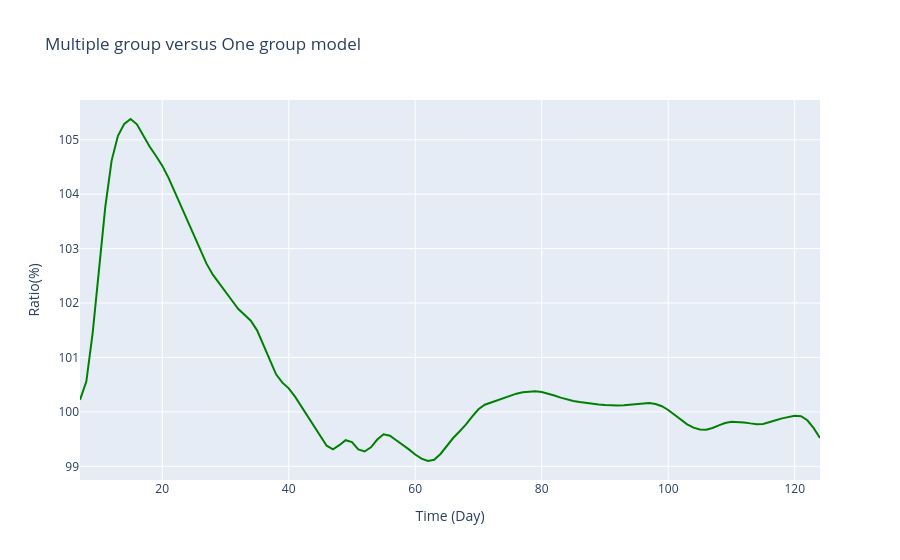
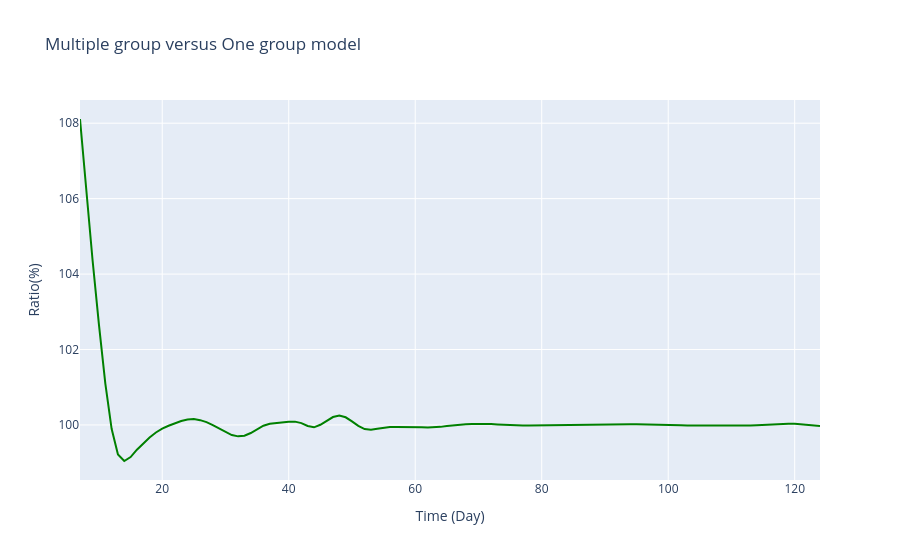
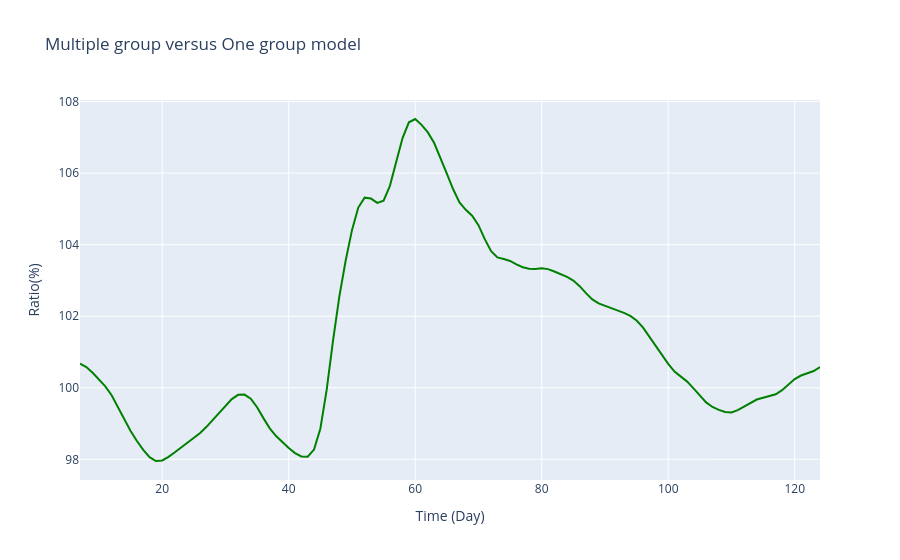
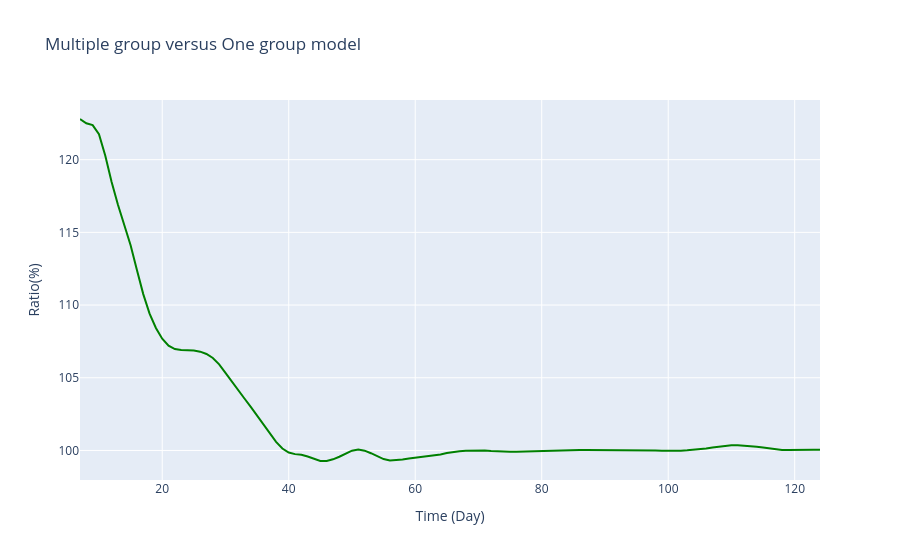

The notebook cell these images were saved under, in order:
### Markdown cell above
## Divergence of Means

### Code cell
uni_post_dist = []
multi_post_dist = []

for _ in range(len(contact_matrix)):
    mean_ratios = []
    uni_rate = []
    multi_rate = []
    shape = []
    for t in np.arange(R_t_start, num_timepoints):
        shape.append( a + math.fsum(agg_cases[_][(t-tau):(t+1)]))
        uni_cat_sum_var = 0
        for k in range(t-tau,t+1):
            if k > len(average_serial_interval):
                vec1 = agg_cases[_][(k-1):(k - len(average_serial_interval) - 1):-1] # I_(k-1), ... , I_0
                vec2 = average_serial_interval[:k] # w_1, ... , w_k
            else:
                vec1 = agg_cases[_][(k-1)::-1] # I_(k-1), ... , I_0
                vec2 = average_serial_interval[:k] # w_1, ... , w_k
            uni_cat_sum_var += math.fsum(np.multiply(vec1,vec2))/np.sum(average_serial_interval)
        uni_cat_rate = b + uni_cat_sum_var

        multi_cat_sum_var = 0
        for k_inx, k in enumerate(range(t-tau,t+1)):
            sub_sum_i = 0
            for i in range(num_categories):
                for j in range(num_categories):
                    if k > serial_intervals.shape[1]:
                        vec1 = desagg_cases[_][(k-1):(k - serial_intervals.shape[1] - 1):-1, j] # I_(k-1), ... , I_0
                        vec2 = serial_intervals[j, :k] # w_1, ... , w_k
                    else:
                        vec1 = desagg_cases[_][(k-1)::-1, j] # I_(k-1), ... , I_0
                        vec2 = serial_intervals[j, :k] # w_1, ... , w_k
                    sub_sum_j = math.fsum(np.multiply(vec1,vec2))/np.sum(serial_intervals[j,:])
                    sub_sum_j *= contact_matrix[_][i, j] * transmissibility[j]
                    sub_sum_i += sub_sum_j
            multi_cat_sum_var += sub_sum_i  # vector of sum^k_{s=0} w_s I_{k-s}
            # print(multi_cat_sum_var)
        multi_cat_rate = b + (multi_cat_sum_var/spec_radius[_])

        mean_ratios.append(uni_cat_rate / multi_cat_rate)
        uni_rate.append(uni_cat_rate)
        multi_rate.append(multi_cat_rate)

    mean_ratio = pd.DataFrame({
        'Time Points': np.arange(R_t_start, num_timepoints),
        'R_t': 100 * np.asarray(mean_ratios)
    })

    # Tests
    i + tau == num_timepoints
    len(shape) == num_timepoints - tau
    len(uni_rate) == num_timepoints - tau
    len(multi_rate) == num_timepoints - tau

    mean_uni = np.divide(shape, uni_rate)
    mean_multi = np.divide(shape, multi_rate)

    uni_post_dist.append(scipy.stats.gamma(shape,scale = 1/np.array(uni_rate)))
    uni_post_dist_interval = uni_post_dist[_].interval(.95)

    multi_post_dist.append(scipy.stats.gamma(shape,scale = 1/np.array(multi_rate)))
    multi_post_dist_interval = multi_post_dist[_].interval(.95)

    fig = ReproductionNumberPlot()

    fig.add_ground_truth_rt(mean_ratio)    
    fig.update_labels(time_label='Time (Day)', r_label='Ratio(%)')
    fig.figure.update_layout(title_text='Multiple group versus One group model')

    fig.show_figure()

### Figure 1 — Plotly figure (JSON) as saved in the notebook; plotly's stock layout.template omitted (floating-point values rounded to 4 significant figures)
{"data": [{"line": {"color": "green"}, "mode": "lines", "name": "True R", "type": "scatter", "x": [7, 8, 9, 10, 11, 12, 13, 14, 15, 16, 17, 18, 19, 20, 21, 22, 23, 24, 25, 26, 27, 28, 29, 30, 31, 32, 33, 34, 35, 36, 37, 38, 39, 40, 41, 42, 43, 44, 45, 46, 47, 48, 49, 50, 51, 52, 53, 54, 55, 56, 57, 58, 59, 60, 61, 62, 63, 64, 65, 66, 67, 68, 69, 70, 71, 72, 73, 74, 75, 76, 77, 78, 79, 80, 81, 82, 83, 84, 85, 86, 87, 88, 89, 90, 91, 92, 93, 94, 95, 96, 97, 98, 99, 100, 101, 102, 103, 104, 105, 106, 107, 108, 109, 110, 111, 112, 113, 114, 115, 116, 117, 118, 119, 120, 121, 122, 123, 124], "y": [100.2, 100.6, 101.4, 102.6, 103.8, 104.6, 105.1, 105.3, 105.4, 105.3, 105.1, 104.9, 104.7, 104.5, 104.3, 104.0, 103.8, 103.5, 103.3, 103.0, 102.7, 102.5, 102.4, 102.2, 102.1, 101.9, 101.8, 101.7, 101.5, 101.2, 100.9, 100.7, 100.5, 100.4, 100.3, 100.1, 99.92, 99.74, 99.54, 99.38, 99.31, 99.39, 99.48, 99.44, 99.31, 99.27, 99.35, 99.49, 99.59, 99.56, 99.48, 99.4, 99.31, 99.22, 99.14, 99.1, 99.12, 99.23, 99.38, 99.52, 99.64, 99.76, 99.91, 100.0, 100.1, 100.2, 100.2, 100.2, 100.3, 100.3, 100.4, 100.4, 100.4, 100.4, 100.3, 100.3, 100.3, 100.2, 100.2, 100.2, 100.2, 100.1, 100.1, 100.1, 100.1, 100.1, 100.1, 100.1, 100.1, 100.2, 100.2, 100.1, 100.1, 100.0, 99.95, 99.85, 99.77, 99.71, 99.68, 99.67, 99.7, 99.75, 99.8, 99.82, 99.82, 99.81, 99.79, 99.78, 99.78, 99.81, 99.85, 99.88, 99.91, 99.93, 99.92, 99.85, 99.7, 99.52]}], "layout": {"title": {"text": "Multiple group versus One group model"}, "xaxis": {"title": {"text": "Time (Day)"}}, "yaxis": {"title": {"text": "Ratio(%)"}}}}

### Figure 2 — Plotly figure (JSON) as saved in the notebook; plotly's stock layout.template omitted (floating-point values rounded to 4 significant figures)
{"data": [{"line": {"color": "green"}, "mode": "lines", "name": "True R", "type": "scatter", "x": [7, 8, 9, 10, 11, 12, 13, 14, 15, 16, 17, 18, 19, 20, 21, 22, 23, 24, 25, 26, 27, 28, 29, 30, 31, 32, 33, 34, 35, 36, 37, 38, 39, 40, 41, 42, 43, 44, 45, 46, 47, 48, 49, 50, 51, 52, 53, 54, 55, 56, 57, 58, 59, 60, 61, 62, 63, 64, 65, 66, 67, 68, 69, 70, 71, 72, 73, 74, 75, 76, 77, 78, 79, 80, 81, 82, 83, 84, 85, 86, 87, 88, 89, 90, 91, 92, 93, 94, 95, 96, 97, 98, 99, 100, 101, 102, 103, 104, 105, 106, 107, 108, 109, 110, 111, 112, 113, 114, 115, 116, 117, 118, 119, 120, 121, 122, 123, 124], "y": [108.1, 106.2, 104.3, 102.7, 101.1, 99.9, 99.22, 99.04, 99.15, 99.34, 99.52, 99.67, 99.8, 99.9, 99.98, 100.0, 100.1, 100.1, 100.2, 100.1, 100.1, 100.0, 99.9, 99.81, 99.73, 99.7, 99.72, 99.79, 99.89, 99.98, 100.0, 100.1, 100.1, 100.1, 100.1, 100.0, 99.97, 99.94, 100.0, 100.1, 100.2, 100.2, 100.2, 100.1, 99.97, 99.89, 99.87, 99.9, 99.93, 99.94, 99.95, 99.95, 99.95, 99.94, 99.94, 99.93, 99.93, 99.95, 99.97, 100.0, 100.0, 100.0, 100.0, 100.0, 100.0, 100.0, 100.0, 100.0, 99.99, 99.99, 99.98, 99.99, 99.99, 99.99, 100.0, 100.0, 100.0, 100.0, 100.0, 100.0, 100.0, 100.0, 100.0, 100.0, 100.0, 100.0, 100.0, 100.0, 100.0, 100.0, 100.0, 100.0, 100.0, 100.0, 100.0, 99.99, 99.99, 99.99, 99.99, 99.99, 99.99, 99.99, 99.98, 99.98, 99.98, 99.98, 99.98, 99.99, 100.0, 100.0, 100.0, 100.0, 100.0, 100.0, 100.0, 100.0, 99.99, 99.97]}], "layout": {"title": {"text": "Multiple group versus One group model"}, "xaxis": {"title": {"text": "Time (Day)"}}, "yaxis": {"title": {"text": "Ratio(%)"}}}}

### Figure 3 — Plotly figure (JSON) as saved in the notebook; plotly's stock layout.template omitted (floating-point values rounded to 4 significant figures)
{"data": [{"line": {"color": "green"}, "mode": "lines", "name": "True R", "type": "scatter", "x": [7, 8, 9, 10, 11, 12, 13, 14, 15, 16, 17, 18, 19, 20, 21, 22, 23, 24, 25, 26, 27, 28, 29, 30, 31, 32, 33, 34, 35, 36, 37, 38, 39, 40, 41, 42, 43, 44, 45, 46, 47, 48, 49, 50, 51, 52, 53, 54, 55, 56, 57, 58, 59, 60, 61, 62, 63, 64, 65, 66, 67, 68, 69, 70, 71, 72, 73, 74, 75, 76, 77, 78, 79, 80, 81, 82, 83, 84, 85, 86, 87, 88, 89, 90, 91, 92, 93, 94, 95, 96, 97, 98, 99, 100, 101, 102, 103, 104, 105, 106, 107, 108, 109, 110, 111, 112, 113, 114, 115, 116, 117, 118, 119, 120, 121, 122, 123, 124], "y": [100.7, 100.6, 100.4, 100.2, 100.0, 99.79, 99.46, 99.1, 98.79, 98.51, 98.26, 98.06, 97.95, 97.97, 98.07, 98.2, 98.33, 98.45, 98.58, 98.74, 98.91, 99.1, 99.3, 99.5, 99.68, 99.8, 99.81, 99.69, 99.45, 99.15, 98.86, 98.65, 98.48, 98.32, 98.17, 98.08, 98.07, 98.27, 98.85, 99.94, 101.3, 102.5, 103.6, 104.4, 105.0, 105.3, 105.3, 105.2, 105.2, 105.6, 106.3, 107.0, 107.4, 107.5, 107.3, 107.1, 106.8, 106.4, 106.0, 105.5, 105.2, 105.0, 104.8, 104.5, 104.2, 103.8, 103.6, 103.6, 103.5, 103.5, 103.4, 103.3, 103.3, 103.3, 103.3, 103.2, 103.2, 103.1, 103.0, 102.8, 102.6, 102.5, 102.4, 102.3, 102.2, 102.2, 102.1, 102.0, 101.9, 101.7, 101.4, 101.2, 100.9, 100.7, 100.5, 100.3, 100.2, 99.98, 99.77, 99.59, 99.46, 99.38, 99.32, 99.31, 99.37, 99.47, 99.58, 99.67, 99.72, 99.76, 99.82, 99.93, 100.1, 100.2, 100.3, 100.4, 100.5, 100.6]}], "layout": {"title": {"text": "Multiple group versus One group model"}, "xaxis": {"title": {"text": "Time (Day)"}}, "yaxis": {"title": {"text": "Ratio(%)"}}}}

### Figure 4 — Plotly figure (JSON) as saved in the notebook; plotly's stock layout.template omitted (floating-point values rounded to 4 significant figures)
{"data": [{"line": {"color": "green"}, "mode": "lines", "name": "True R", "type": "scatter", "x": [7, 8, 9, 10, 11, 12, 13, 14, 15, 16, 17, 18, 19, 20, 21, 22, 23, 24, 25, 26, 27, 28, 29, 30, 31, 32, 33, 34, 35, 36, 37, 38, 39, 40, 41, 42, 43, 44, 45, 46, 47, 48, 49, 50, 51, 52, 53, 54, 55, 56, 57, 58, 59, 60, 61, 62, 63, 64, 65, 66, 67, 68, 69, 70, 71, 72, 73, 74, 75, 76, 77, 78, 79, 80, 81, 82, 83, 84, 85, 86, 87, 88, 89, 90, 91, 92, 93, 94, 95, 96, 97, 98, 99, 100, 101, 102, 103, 104, 105, 106, 107, 108, 109, 110, 111, 112, 113, 114, 115, 116, 117, 118, 119, 120, 121, 122, 123, 124], "y": [122.8, 122.5, 122.4, 121.8, 120.3, 118.5, 116.9, 115.6, 114.1, 112.4, 110.8, 109.4, 108.4, 107.7, 107.2, 107.0, 106.9, 106.9, 106.9, 106.8, 106.6, 106.4, 105.9, 105.3, 104.7, 104.1, 103.6, 103.0, 102.4, 101.8, 101.2, 100.6, 100.1, 99.86, 99.75, 99.7, 99.58, 99.41, 99.28, 99.28, 99.39, 99.57, 99.79, 99.99, 100.1, 99.99, 99.81, 99.6, 99.41, 99.32, 99.33, 99.38, 99.45, 99.51, 99.55, 99.59, 99.64, 99.73, 99.83, 99.91, 99.95, 99.98, 100.0, 100.0, 100.0, 99.97, 99.93, 99.91, 99.9, 99.91, 99.92, 99.94, 99.96, 99.99, 100.0, 100.0, 100.0, 100.0, 100.0, 100.0, 100.0, 100.0, 100.0, 100.0, 100.0, 100.0, 100.0, 100.0, 100.0, 100.0, 100.0, 100.0, 99.98, 99.97, 99.97, 99.99, 100.0, 100.0, 100.1, 100.1, 100.2, 100.3, 100.3, 100.4, 100.4, 100.3, 100.3, 100.3, 100.2, 100.1, 100.1, 100.0, 100.0, 100.0, 100.1, 100.1, 100.1, 100.0]}], "layout": {"title": {"text": "Multiple group versus One group model"}, "xaxis": {"title": {"text": "Time (Day)"}}, "yaxis": {"title": {"text": "Ratio(%)"}}}}
